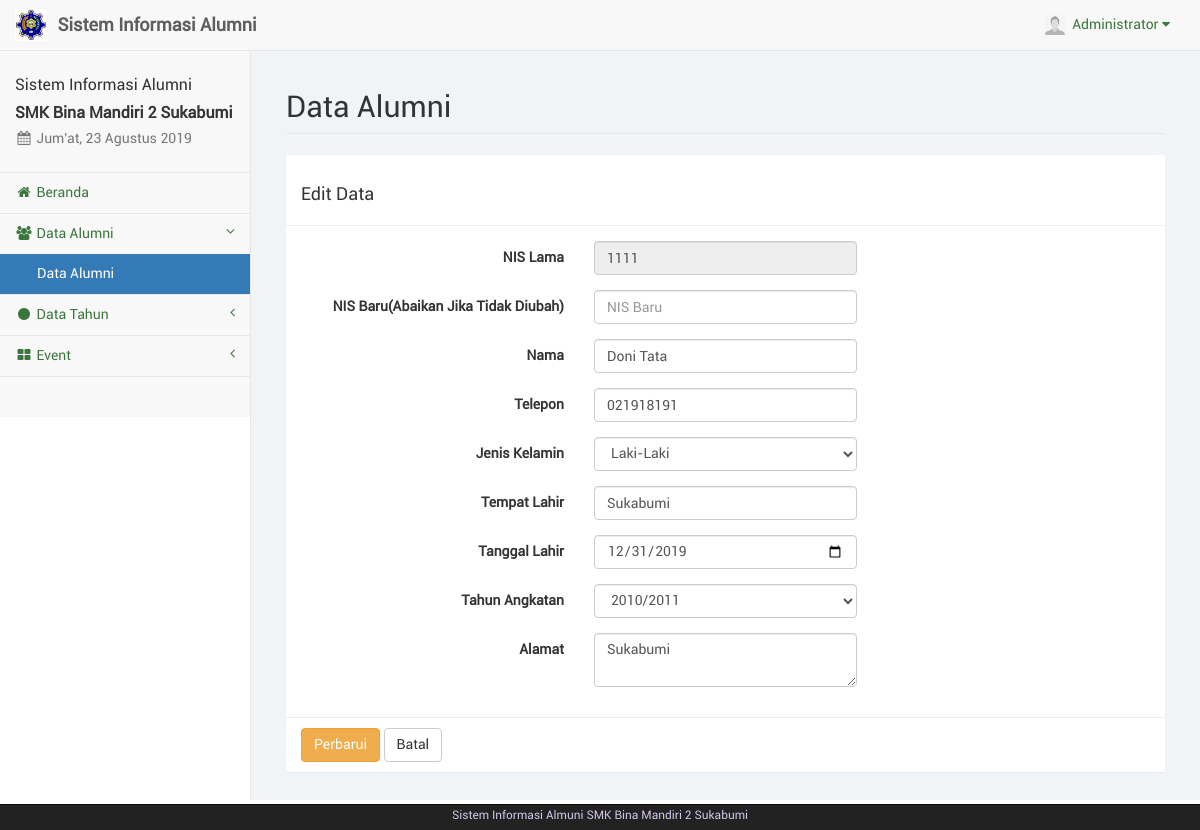
Page /alumni_edit.php?nis=1111 (signed in) on the committed database.
### tables this page shows
CREATE TABLE IF NOT EXISTS `alumni` (
  `nis` varchar(20) NOT NULL,
  `nama` varchar(50) NOT NULL,
  `id_thn` int(11) NOT NULL,
  `jns_kelamin` varchar(20) NOT NULL,
  `tmpt_lahir` varchar(50) NOT NULL,
  `tgl_lahir` date NOT NULL,
  `telp` varchar(20) NOT NULL,
  `pekerjaan` varchar(50) NOT NULL,
  `alamat` text NOT NULL,
  `foto` text NOT NULL,
  `password` text NOT NULL
);

### sess_check.php (called while the page is built, shortened)
<?php
	$chk_sess = $_SESSION['admin'];
	include("dist/config/koneksi.php");
	$sql_sess = "SELECT * FROM admin WHERE id_adm='". $chk_sess ."'";
	$ress_sess = mysqli_query($conn, $sql_sess);
	$row_sess = mysqli_fetch_array($ress_sess);
	$sess_admname = $row_sess['nama_adm'];
	$sess_admfoto = $row_sess['foto_adm'];
?>

### alumni_edit.php (the view, shortened to what this page needs)
<?php
	include("sess_check.php");
	if(isset($_GET['nis'])) {
		$sql = "SELECT alumni.*, tahun.* FROM alumni, tahun WHERE alumni.id_thn=tahun.id_thn AND alumni.nis='". $_GET['nis'] ."'";
		$ress = mysqli_query($conn, $sql);
		$data = mysqli_fetch_array($ress);
	}
	$pagedesc = "Data Alumni";
	$menuparent = "alumni";
	include("layout_top.php");
?>
		<div id="page-wrapper">
            <div class="container-fluid">
                <div class="row">
                    <div class="col-lg-12">
                        <h1 class="page-header">Data Alumni</h1>
                    </div>
                </div>
				<div class="row">
					<div class="col-lg-12"><?php include("layout_alert.php"); ?></div>
				</div>
				<div class="row">
					<div class="col-lg-12">
						<form class="form-horizontal" action="alumni_update.php" method="POST">
							<div class="panel panel-default">
								<div class="panel-heading"><h3>Edit Data</h3></div>
								<div class="panel-body">
									<div class="form-group">
										<label class="control-label col-sm-4">NIS Lama</label>
										<div class="col-sm-4">
											<input type="text" name="nislama" class="form-control" value="<?php echo $data['nis'];?>" readonly>
										</div>
									</div>
									<div class="form-group">
										<label class="control-label col-sm-4">NIS Baru(Abaikan Jika Tidak Diubah)</label>
										<div class="col-sm-4">
											<input type="number" min="0" class="form-control" name="nis" id="nis" onBlur="checkAlAvailability()" placeholder="NIS Baru">
										</div>
									</div>
									<div class="form-group">
										<label class="control-label col-sm-4">Nama</label>
										<div class="col-sm-4">
											<input type="text" name="nama" class="form-control" placeholder="Nama" value="<?php echo $data['nama'];?>"required>
										</div>
									</div>
									<div class="form-group">
										<label class="control-label col-sm-4">Telepon</label>
										<div class="col-sm-4">
											<input type="number" name="telp" min="0" class="form-control" placeholder="Telepon" value="<?php echo $data['telp'];?>" required>
										</div>
									</div>
									<div class="form-group">
										<label class="control-label col-sm-4">Jenis Kelamin</label>
										<div class="col-sm-4">
											<select class="form-control" name="jk" required>
												<option value="<?php echo $data['jns_kelamin']?>" selected><?php echo $data['jns_kelamin']?></option>
											</select>
										</div>
									</div>
									<div class="form-group">
										<label class="control-label col-sm-4">Tempat Lahir</label>
										<div class="col-sm-4">
											<input type="text" name="tmpt" class="form-control" placeholder="Tempat Lahir" value="<?php echo $data['tmpt_lahir']?>" required>
										</div>
									</div>
									<div class="form-group">
										<label class="control-label col-sm-4">Tanggal Lahir</label>
										<div class="col-sm-4">
											<input type="date" name="tgl" class="form-control" placeholder="Tanggal Lahir" value="<?php echo $data['tgl_lahir']?>"required>
										</div>
									</div>
									<div class="form-group">
										<label class="control-label col-sm-4">Tahun Angkatan</label>
										<div class="col-sm-4">
											<select class="form-control" name="thn" required>
													<?php
													$mySql = "SELECT * FROM tahun ORDER BY nama_thn ASC";
													$myQry = mysqli_query($conn, $mySql);
													$dataThn = $data['id_thn'];
													while ($Thn = mysqli_fetch_array($myQry)) {
														if ($Thn['id_thn']== $dataThn) {
														$cek = " selected";
														} else { $cek=""; }
														echo "<option value='$Thn[id_thn]' $cek>".$Thn[nama_thn]."</option>";
													}
													?>
											</select>
										</div>
									</div>
									<div class="form-group">
										<label class="control-label col-sm-4">Alamat</label>
										<div class="col-sm-4">
											<textarea class="form-control" name="alamat" required><?php echo $data['alamat']?></textarea>
										</div>
									</div>
								</div>
								<div class="panel-footer">
									<button type="submit" name="perbarui" class="btn btn-warning">Perbarui</button>
									<a href="alumni.php" class="btn btn-default">Batal</a>
								</div>
							</div>
						</form>
					</div>
				</div>
            </div>
        </div>
<?php
	include("layout_bottom.php");
?>

### layout_top.php (shortened to what this page needs)
<?php
	$haries = array("Sunday" => "Minggu", "Monday" => "Senin", "Tuesday" => "Selasa", "Wednesday" => "Rabu", "Thursday" => "Kamis", "Friday" => "Jum'at", "Saturday" => "Sabtu");
	$bulans = array("", "Januari", "Februari", "Maret", "April", "Mei", "Juni", "Juli", "Agustus", "September", "Oktober", "November", "Desember");
	$hari_ini = $haries[date("l")];
	$bulan_ini = $bulans[date("n")];
	$tanggal = date("d");
	$tahun = date("Y");
?>
<!DOCTYPE html>
<html lang="en">
<head>
	<link href="libs/bootstrap/dist/css/bootstrap.min.css" rel="stylesheet">
	<link href="libs/metisMenu/dist/metisMenu.min.css" rel="stylesheet">
    <link href="libs/datatables-plugins/integration/bootstrap/3/dataTables.bootstrap.css" rel="stylesheet">
    <link href="libs/datatables-responsive/css/dataTables.responsive.css" rel="stylesheet">
	<link href="dist/css/sb-admin-2.css" rel="stylesheet">
	<link href="dist/css/offline-font.css" rel="stylesheet">
	<link href="dist/css/custom.css" rel="stylesheet">
	<link href="libs/font-awesome/css/font-awesome.min.css" rel="stylesheet" type="text/css">
</head>
<body>
    <div id="wrapper">
        <nav class="navbar navbar-default navbar-static-top" role="navigation" style="margin-bottom: 0">
            <div class="navbar-header">
				<a class="navbar-brand hidden-xs" href="index.php">
					<img src="foto/bm.jpg" alt="brand" width="32" class="float-left image-brand">
					<div class="float-right">&nbsp;<strong>Sistem Informasi Alumni</strong></div>
				</a>
			</div>
            <ul class="nav navbar-top-links navbar-right">
				<li class="dropdown dropdown-right">
					<a class="dropdown-toggle" data-toggle="dropdown" href="#">
						<img src="foto/<?php echo $sess_admfoto;?>" width="20px" height="20px" padding="0px">&nbsp;&nbsp;<?php echo ucfirst($sess_admname); ?>&nbsp;<i class="fa fa-caret-down"></i>
					</a>
				</li>
			</ul>
            <div class="navbar-default sidebar" role="navigation">
                <div class="sidebar-nav navbar-collapse">
                    <ul class="nav" id="side-menu">
                        <li class="sidebar-search">
							<h4>Sistem Informasi Alumni</h4>
							<h4><b>SMK Bina Mandiri 2 Sukabumi</b></h4>
							<h5 class="text-muted"><i class="fa fa-calendar fa-fw"></i>&nbsp;<?php echo $hari_ini.", ".$tanggal." ".$bulan_ini." ".$tahun ?></h5>
						</li>
						<?php
							if($pagedesc == "Beranda") {
								echo '<li><a href="index.php" class="active"><i class="fa fa-home fa-fw"></i>&nbsp;Beranda</a></li>';
							}
							else {
								echo '<li><a href="index.php"><i class="fa fa-home fa-fw"></i>&nbsp;Beranda</a></li>';
							}
							if(isset($menuparent) && $menuparent == "alumni") {
								echo '<li class="active">';
							}
							else {
								echo '<li>';
							}
						?>
							<a href="#"><i class="fa fa-group fa-fw"></i>&nbsp;Data Alumni<span class="fa arrow"></span></a>
							<ul class="nav nav-second-level">
								<?php
									if($pagedesc == "Data Alumni") {
										echo '<li><a href="alumni.php" class="active">Data Alumni</a></li>';
									}
									else {
										echo '<li><a href="alumni.php">Data Alumni</a></li>';
									}
								?>
							</ul>
						<?php
							if(isset($menuparent) && $menuparent == "tahun") {
								echo '<li class="active">';
							}
							else {
								echo '<li>';
							}
						?>
							<a href="#"><i class="fa fa-circle fa-fw"></i>&nbsp;Data Tahun<span class="fa arrow"></span></a>
						<?php
							if(isset($menuparent) && $menuparent == "event") {
								echo '<li class="active">';
							}
							else {
								echo '<li>';
							}
						?>
							<a href="#"><i class="fa fa-th-large fa-fw"></i>&nbsp;Event<span class="fa arrow"></span></a>
						</li>
	                </ul>
                </div>
            </div>
        </nav>

### rows in the picture
alumni: nislama "1111", nama "Doni Tata", telp "021918191", jk "Laki-Laki", tmpt "Sukabumi", tgl "12/31/2019", alamat "Sukabumi"

### other values in the picture
$sess_admname "Administrator"
form field thn "2010/2011"
